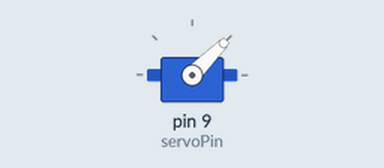
This sketch was run on a simulated Arduino Uno, built with avr-gcc and run on an emulated ATmega328P. Shown: servo.

Above: at 0.05 s.
At 4.55 s:
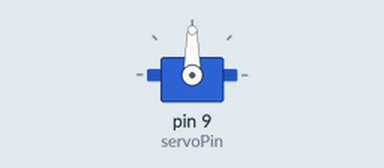
At 9.05 s:
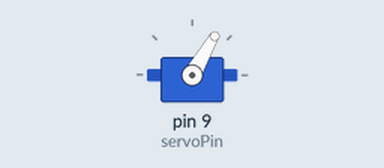
At 16.75 s:
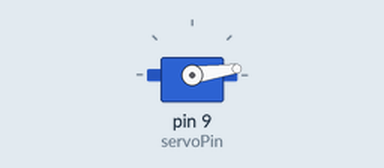
Timing chart, 0 to 21.9 s (numbered marks = the images above):
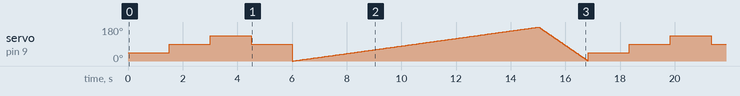

The sketch:

Arduino_ControlTowerProSG90Servo.ino
```cpp
/*
 *  SIG(yellow/orange) - D9
 *  VCC(Red wire)      - 5V
 *  GND(Black/Brown)   - GND
*/

#include <Servo.h>

int servoPin = 9; // D9 Pin
Servo servo;
int servoAngle = 0;

void setup() {
  servo.attach(servoPin);
}

void loop() {
  servo.write(45);  // Turn left to 45deg
  delay(1500);
  servo.write(90);  // Turn left back to 90deg (center pos)
  delay(1500);
  servo.write(135);  // Turn right to 135deg
  delay(1500);
  servo.write(90);  // Turn left back to 90deg (center pos)
  delay(1500);

  // Move 0 to 180deg
  for(servoAngle=0; servoAngle<180; servoAngle++){
    servo.write(servoAngle);
    delay(50);
  }
  // Move back from 0 to 180deg
  for(servoAngle=180; servoAngle>0; servoAngle--){
    servo.write(servoAngle);
    delay(10);
  }
}
```
